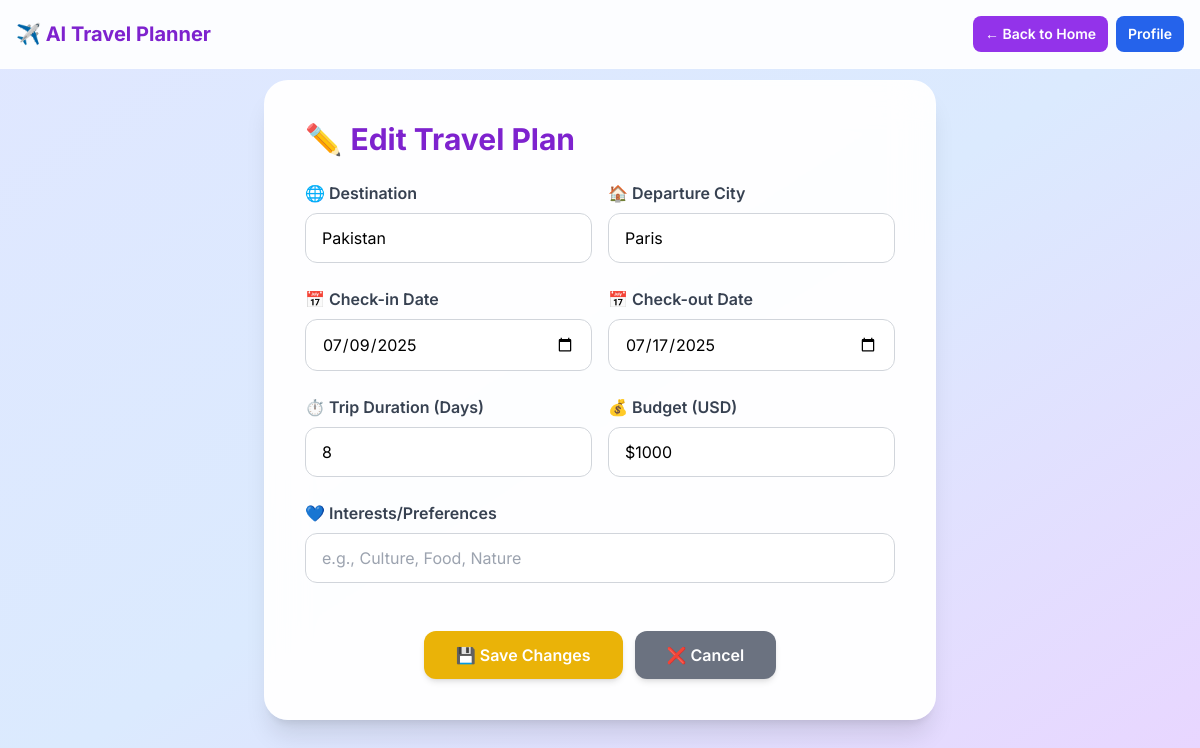
Page /plan/2/edit (signed in) on the committed database.
### traveler_planner.py (models this page shows)
class TravelPlan(db.Model):
    id = db.Column(db.Integer, primary_key=True)
    user_id = db.Column(db.Integer, db.ForeignKey('user.id'), nullable=False)
    destination = db.Column(db.String(100))
    departure_city = db.Column(db.String(100))
    checkin_date = db.Column(db.String(20))
    checkout_date = db.Column(db.String(20))
    days = db.Column(db.Integer)
    budget = db.Column(db.String(50))
    preferences = db.Column(db.String(200))
    itinerary = db.Column(db.Text)  # Store as JSON string
    created_at = db.Column(db.DateTime, default=db.func.current_timestamp())

### traveler_planner.py (the view, shortened to what this page needs)
@app.route("/plan/<int:plan_id>/edit", methods=["GET", "POST"])
@login_required
def edit_plan(plan_id):
    plan = TravelPlan.query.get_or_404(plan_id)
    if plan.user_id != session.get('user_id'):
        flash('Access denied.', 'error')
        return redirect(url_for('home'))
    return render_template("plan_edit.html", plan=plan)

### traveler_planner.py (called while the page is built)
def login_required(f):
    @wraps(f)
    def decorated_function(*args, **kwargs):
        if 'user_id' not in session:
            flash('Please log in to access this page.', 'error')
            return redirect(url_for('login'))
        return f(*args, **kwargs)
    return decorated_function

### templates/plan_edit.html (shortened to what this page needs)
<!DOCTYPE html>
<html lang="en">
<head>
  <script src="https://cdn.tailwindcss.com"></script>
</head>
<body class="bg-gradient-to-br from-indigo-100 via-blue-100 to-purple-200 font-[Inter] min-h-screen">
  <div class="fixed top-0 left-0 right-0 z-30 p-2 sm:p-4 flex flex-wrap items-center justify-between gap-1 sm:gap-2 bg-white/90 backdrop-blur-sm border-b border-white/20">
    <div class="flex items-center gap-1 sm:gap-2">
      <h1 class="text-base sm:text-lg md:text-xl font-bold text-purple-700">✈️ AI Travel Planner</h1>
    </div>
    <div class="flex items-center gap-1 sm:gap-2">
      <a href="/" class="px-2 sm:px-3 py-1.5 sm:py-2 bg-purple-600 hover:bg-purple-700 text-white rounded-lg font-semibold text-xs sm:text-sm">← Back to Home</a>
      <a href="/profile" class="px-2 sm:px-3 py-1.5 sm:py-2 bg-blue-600 hover:bg-blue-700 text-white rounded-lg font-semibold text-xs sm:text-sm">Profile</a>
    </div>
  </div>
  <div class="pt-16 sm:pt-20 pb-4 sm:pb-8 px-2 sm:px-4">
    <div class="max-w-2xl mx-auto">
      <div class="glass-effect rounded-2xl sm:rounded-3xl shadow-xl p-3 sm:p-4 md:p-8 lg:p-10">
        <h1 class="text-xl sm:text-2xl md:text-3xl font-bold text-purple-700 mb-3 sm:mb-4 md:mb-6 flex items-center">
          <span class="mr-2">✏️</span> Edit Travel Plan
        </h1>
        <form method="POST" class="space-y-3 sm:space-y-4 md:space-y-6">
          <div class="grid grid-cols-1 sm:grid-cols-2 gap-2 sm:gap-3 md:gap-4">
            <div>
              <label class="block mb-1 md:mb-2 font-semibold text-gray-700 text-xs sm:text-sm md:text-base">🌐 Destination</label>
              <input name="destination" type="text" class="w-full px-2 sm:px-3 md:px-4 py-2 md:py-3 border border-gray-300 rounded-lg sm:rounded-xl input-focus transition-all duration-200 bg-white/80 text-xs sm:text-sm md:text-base" required value="{{ plan.destination }}" />
            </div>
            <div>
              <label class="block mb-1 md:mb-2 font-semibold text-gray-700 text-xs sm:text-sm md:text-base">🏠 Departure City</label>
              <input name="departure_city" type="text" class="w-full px-2 sm:px-3 md:px-4 py-2 md:py-3 border border-gray-300 rounded-lg sm:rounded-xl input-focus transition-all duration-200 bg-white/80 text-xs sm:text-sm md:text-base" required value="{{ plan.departure_city }}" />
            </div>
          </div>
          <div class="grid grid-cols-1 sm:grid-cols-2 gap-2 sm:gap-3 md:gap-4">
            <div>
              <label class="block mb-1 md:mb-2 font-semibold text-gray-700 text-xs sm:text-sm md:text-base">📅 Check-in Date</label>
              <input name="checkin_date" type="date" class="w-full px-2 sm:px-3 md:px-4 py-2 md:py-3 border border-gray-300 rounded-lg sm:rounded-xl input-focus transition-all duration-200 bg-white/80 text-xs sm:text-sm md:text-base" required value="{{ plan.checkin_date }}" />
            </div>
            <div>
              <label class="block mb-1 md:mb-2 font-semibold text-gray-700 text-xs sm:text-sm md:text-base">📅 Check-out Date</label>
              <input name="checkout_date" type="date" class="w-full px-2 sm:px-3 md:px-4 py-2 md:py-3 border border-gray-300 rounded-lg sm:rounded-xl input-focus transition-all duration-200 bg-white/80 text-xs sm:text-sm md:text-base" required value="{{ plan.checkout_date }}" />
            </div>
          </div>
          <div class="grid grid-cols-1 sm:grid-cols-2 gap-2 sm:gap-3 md:gap-4">
            <div>
              <label class="block mb-1 md:mb-2 font-semibold text-gray-700 text-xs sm:text-sm md:text-base">⏱️ Trip Duration (Days)</label>
              <input name="days" type="number" class="w-full px-2 sm:px-3 md:px-4 py-2 md:py-3 border border-gray-300 rounded-lg sm:rounded-xl input-focus transition-all duration-200 bg-white/80 text-xs sm:text-sm md:text-base" required value="{{ plan.days }}" />
            </div>
            <div>
              <label class="block mb-1 md:mb-2 font-semibold text-gray-700 text-xs sm:text-sm md:text-base">💰 Budget (USD)</label>
              <input name="budget" type="text" class="w-full px-2 sm:px-3 md:px-4 py-2 md:py-3 border border-gray-300 rounded-lg sm:rounded-xl input-focus transition-all duration-200 bg-white/80 text-xs sm:text-sm md:text-base" required value="{{ plan.budget }}" />
            </div>
          </div>
          <div>
            <label class="block mb-1 md:mb-2 font-semibold text-gray-700 text-xs sm:text-sm md:text-base">💙 Interests/Preferences</label>
            <input name="preferences" type="text" class="w-full px-2 sm:px-3 md:px-4 py-2 md:py-3 border border-gray-300 rounded-lg sm:rounded-xl input-focus transition-all duration-200 bg-white/80 text-xs sm:text-sm md:text-base" value="{{ plan.preferences }}" placeholder="e.g., Culture, Food, Nature" />
          </div>
          <div class="text-center pt-3 sm:pt-4 md:pt-6 flex flex-wrap gap-2 sm:gap-3 justify-center">
            <button type="submit" class="px-4 sm:px-6 md:px-8 py-2 md:py-3 bg-yellow-500 hover:bg-yellow-600 text-white font-semibold rounded-lg sm:rounded-xl shadow-md text-xs sm:text-sm md:text-base transition-colors min-h-[32px] touch-manipulation">
              💾 Save Changes
            </button>
            <a href="/plan/{{ plan.id }}" class="px-4 sm:px-6 md:px-8 py-2 md:py-3 bg-gray-500 hover:bg-gray-600 text-white font-semibold rounded-lg sm:rounded-xl shadow-md text-xs sm:text-sm md:text-base transition-colors min-h-[32px] touch-manipulation">
              ❌ Cancel
            </a>
          </div>
        </form>
      </div>
    </div>
  </div>
</body>
</html>

### templates/plan_edit.html (style rules this page uses)
.glass-effect { background: rgba(255, 255, 255, 0.95); backdrop-filter: blur(20px); border: 1px solid rgba(255, 255, 255, 0.2); }

### rows in the picture
TravelPlan: destination "Pakistan", departure_city "Paris", checkin_date "07/09/2025", checkout_date "07/17/2025", days "8", budget "$1000"
